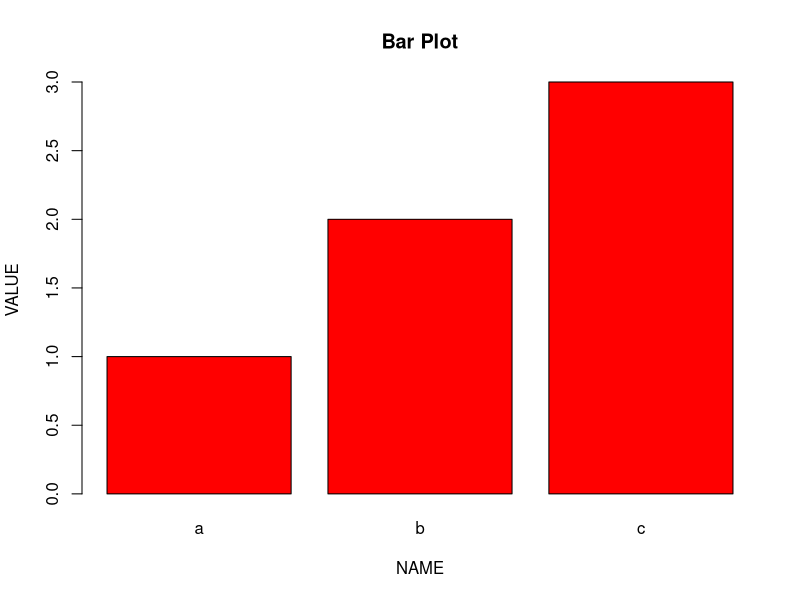

Source code (R):
#Creating a Data Frame
df <- data.frame(
 NAME=c("a","b","c"),
 VALUE=c(1,2,3)
)

#Printing Data Frame
print(df)

#Bar Plot
barplot(
  names = df$NAME,
  height = df$VALUE,
  main = "Bar Plot",           #Title
  xlab = "NAME",               #X axis label
  ylab = "VALUE",              #Y axis label
  col = "red"                  #Color of bar graph
)
